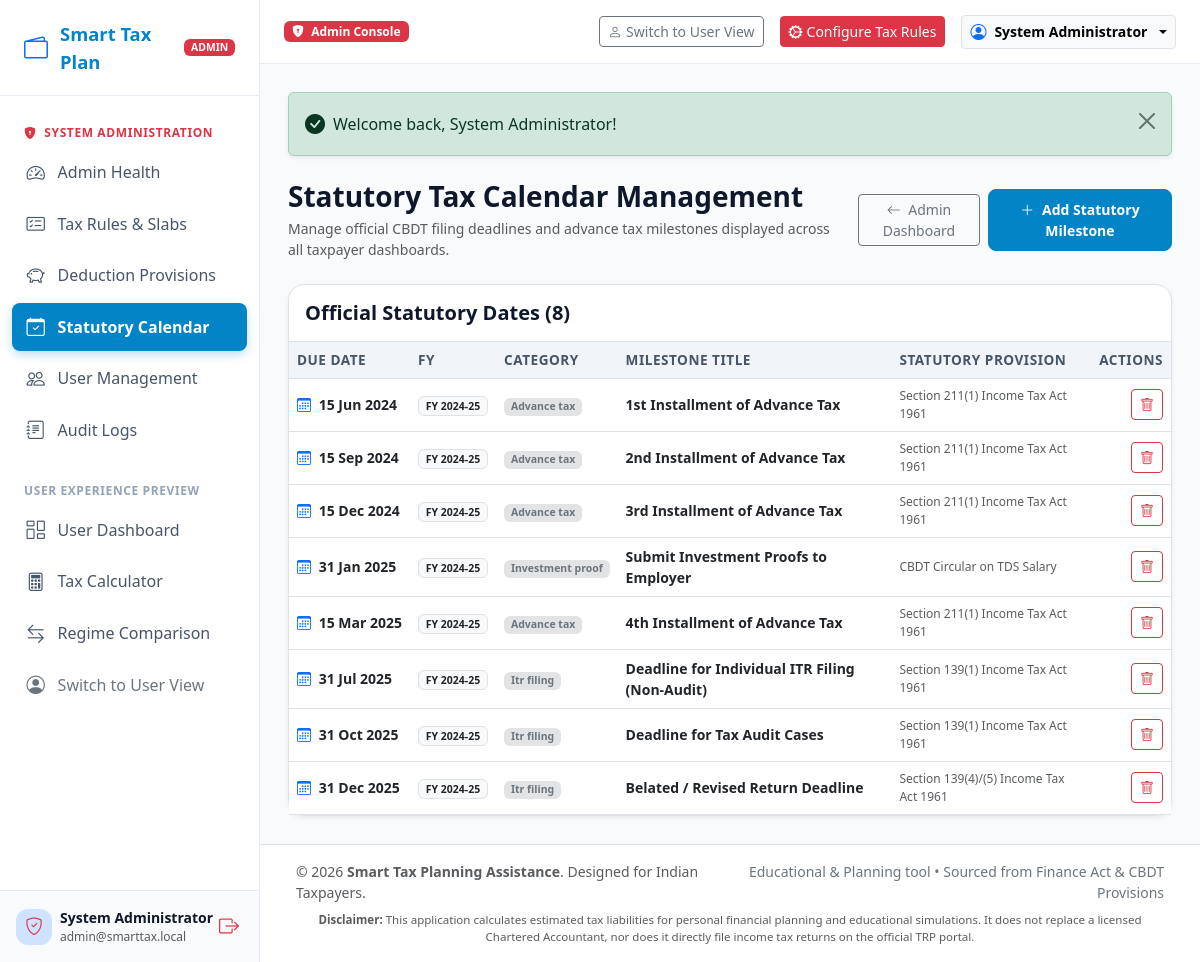
The page /admin/calendar.php (signed in) on the database its author committed.
### tables this page shows
CREATE TABLE `tax_reminders` (
    `id` INT AUTO_INCREMENT PRIMARY KEY,
    `user_id` INT NULL,
    `financial_year` VARCHAR(10) NOT NULL,
    `title` VARCHAR(200) NOT NULL,
    `description` TEXT NULL,
    `due_date` DATE NOT NULL,
    `category` ENUM('advance_tax', 'itr_filing', 'investment_proof', 'tds_review', 'custom') NOT NULL DEFAULT 'custom',
    `status` ENUM('pending', 'completed', 'dismissed') NOT NULL DEFAULT 'pending',
    `is_statutory` TINYINT(1) NOT NULL DEFAULT 0,
    `source_reference` VARCHAR(255) NULL,
    `created_at` DATETIME NOT NULL DEFAULT CURRENT_TIMESTAMP,
    INDEX `idx_reminders_user_date` (`user_id`, `due_date`),
    CONSTRAINT `fk_reminders_user` FOREIGN KEY (`user_id`) REFERENCES `users` (`id`) ON DELETE CASCADE
);

### config/app.php (called while the page is built, shortened)
<?php
function baseUrl($path = '') {
    $scriptDir = str_replace('\\', '/', dirname($_SERVER['SCRIPT_NAME'] ?? ''));
    if ($scriptDir === '/' || $scriptDir === '\\' || $scriptDir === '.') {
        $scriptDir = '';
    } else {
        $pos = strpos($scriptDir, '/smart-tax-planning');
        if ($pos !== false) {
            $scriptDir = substr($scriptDir, 0, $pos + strlen('/smart-tax-planning'));
        } else {
            $scriptDir = '';
        }
    }
    $scheme = (!empty($_SERVER['HTTPS']) && $_SERVER['HTTPS'] !== 'off') ? 'https' : 'http';
    $host = $_SERVER['HTTP_HOST'] ?? 'localhost';
    $base = $scheme . '://' . $host . $scriptDir;
    $path = ltrim($path, '/');
    return $path ? rtrim($base, '/') . '/' . $path : rtrim($base, '/');
}
function e($value) {
    return htmlspecialchars((string)($value ?? ''), ENT_QUOTES, 'UTF-8');
}

### admin/calendar.php (the view, shortened to what this page needs)
<?php
require_once __DIR__ . '/../config/app.php';
$pdo = getDb();
$reminders = $pdo->query("SELECT * FROM `tax_reminders` WHERE `is_statutory` = 1 ORDER BY `financial_year` DESC, `due_date` ASC")->fetchAll();
require_once __DIR__ . '/../includes/header.php';
?>
<div class="d-flex flex-column flex-md-row justify-content-between align-items-md-center gap-3 mb-4">
    <div>
        <h3 class="fw-bold mb-1">Statutory Tax Calendar Management</h3>
        <p class="text-muted small mb-0">Manage official CBDT filing deadlines and advance tax milestones displayed across all taxpayer dashboards.</p>
    </div>
    <div class="d-flex align-items-center gap-2">
        <a href="<?= baseUrl('admin/dashboard.php') ?>" class="btn btn-outline-secondary btn-sm">
            <i class="bi bi-arrow-left me-1"></i> Admin Dashboard
        </a>
        <button type="button" class="btn btn-primary btn-sm" data-bs-toggle="modal" data-bs-target="#addStatutoryModal">
            <i class="bi bi-plus-lg me-1"></i> Add Statutory Milestone
        </button>
    </div>
</div>
<div class="glass-card bg-white border shadow-sm">
    <div class="p-3 border-bottom d-flex justify-content-between align-items-center">
        <h5 class="fw-bold mb-0">Official Statutory Dates (<?= count($reminders) ?>)</h5>
    </div>
    <div class="table-responsive">
        <table class="table table-hover table-financial mb-0 align-middle small">
            <thead>
                <tr>
                    <th>Due Date</th>
                    <th>FY</th>
                    <th>Category</th>
                    <th>Milestone Title</th>
                    <th>Statutory Provision</th>
                    <th class="text-end">Actions</th>
                </tr>
            </thead>
            <tbody>
                <?php foreach ($reminders as $r): ?>
                    <tr>
                        <td class="fw-bold text-dark text-nowrap"><i class="bi bi-calendar3 me-1 text-primary"></i> <?= date('d M Y', strtotime($r['due_date'])) ?></td>
                        <td><span class="badge bg-light text-dark border">FY <?= e($r['financial_year']) ?></span></td>
                        <td>
                            <span class="badge bg-secondary-subtle text-secondary">
                                <?= e(ucfirst(str_replace('_', ' ', $r['category']))) ?>
                            </span>
                        </td>
                        <td class="fw-semibold text-dark"><?= e($r['title']) ?></td>
                        <td class="text-muted" style="font-size:0.75rem;"><?= e($r['source_reference'] ?? 'Income Tax Act 1961') ?></td>
                        <td class="text-end">
                            <form method="POST" action="<?= baseUrl('admin/calendar.php') ?>" class="d-inline" onsubmit="return confirm('Remove this statutory calendar milestone?');">
                                <button type="submit" class="btn btn-sm btn-outline-danger">
                                    <i class="bi bi-trash"></i>
                                </button>
                            </form>
                        </td>
                    </tr>
                <?php endforeach; ?>
            </tbody>
        </table>
    </div>
</div>
<?php require_once __DIR__ . '/../includes/footer.php'; ?>

### rows shown on the page
tax_reminders: due_date "15 Jun 2024", financial_year "2024-25", category "Advance tax", title "1st Installment of Advance Tax", source_reference "Section 211(1) Income Tax Act 1961"
tax_reminders: due_date "15 Sep 2024", financial_year "2024-25", category "Advance tax", title "2nd Installment of Advance Tax", source_reference "Section 211(1) Income Tax Act 1961"
tax_reminders: due_date "15 Dec 2024", financial_year "2024-25", category "Advance tax", title "3rd Installment of Advance Tax", source_reference "Section 211(1) Income Tax Act 1961"
tax_reminders: due_date "31 Jan 2025", financial_year "2024-25", category "Investment proof", title "Submit Investment Proofs to Employer", source_reference "CBDT Circular on TDS Salary"
tax_reminders: due_date "15 Mar 2025", financial_year "2024-25", category "Advance tax", title "4th Installment of Advance Tax", source_reference "Section 211(1) Income Tax Act 1961"
tax_reminders: due_date "31 Jul 2025", financial_year "2024-25", category "Itr filing", title "Deadline for Individual ITR Filing (Non-Audit)", source_reference "Section 139(1) Income Tax Act 1961"
tax_reminders: due_date "31 Oct 2025", financial_year "2024-25", category "Itr filing", title "Deadline for Tax Audit Cases", source_reference "Section 139(1) Income Tax Act 1961"
tax_reminders: due_date "31 Dec 2025", financial_year "2024-25", category "Itr filing", title "Belated / Revised Return Deadline", source_reference "Section 139(4)/(5) Income Tax Act 1961"

### other values the page prints
$user['name'] "System Administrator"
$user['email'] "admin@smarttax.local"
$flash['message'] "Welcome back, System Administrator!"
count($reminders) "8"
